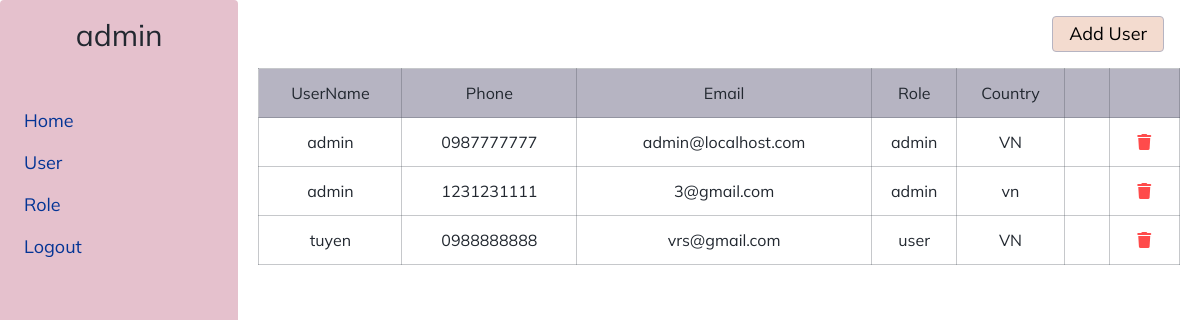
The page /user.php (signed in) on the database its author committed.
### tables this page shows
CREATE TABLE user (userID INTEGER AUTO_INCREMENT NOT NULL, username varchar (50) NOT NULL, phone varchar (20) NOT NULL, email char (50) NOT NULL, password char (100) NOT NULL, country varchar (30) NOT NULL, PRIMARY KEY (userID), UNIQUE (email));

### function/function.php (called while the page is built, shortened)
<?php
function checkPermission($permissions, $permission)
{
  return in_array($permission, $permissions);
}
?>

### user.php (the view, shortened to what this page needs)
<?php
include_once './config/Data.php';
require './function/function.php';
$data = new Data();
$connect = $data->connect();
$permissions = getPermissions($_SESSION['account']);
?>
<!DOCTYPE html>
<html lang="en">
<head>
</head>
<body>
  <div class="user">
    <?php
    include_once "./layout/navigation.php";
    ?>
    <div class="grid">
      <div class="row">
        <div class="col-12-xl col-12-lg">
          <div class="user-header">
            <?php
            if (checkPermission($permissions, 'insert-user')) {
            ?>
            <a href="?new-user" class="user-header-button">Add User</a>
            <?php
            }
            ?>
          </div>
          <?php
          if (checkPermission($permissions, 'view-user')) {
          ?>
          <table class="user-table">
            <thead>
              <tr>
                <th>UserName</th>
                <th>Phone</th>
                <th>Email</th>
                <th>Role</th>
                <th>Country</th>
                <th></th>
                <th></th>
              </tr>
            </thead>
            <tbody>
              <?php
            $sql = 'SELECT user.username, phone, email, password, roles.roles_name as roles, country
              FROM user, roles, user_role
              WHERE user_role.roleID = roles.roles
              AND user.userID = user_role.userID
              AND NOT user.email = "' . $_SESSION['account'] . '"
              ORDER BY user.username ASC';
            $statement = $connect->prepare($sql);
            $statement->execute();
            $result = $statement->fetchAll(PDO::FETCH_ASSOC);
            $str = '';
            for ($i = 0; $i <= count($result) - 1; $i++) {
              $str .= "<tr>
              <td>" . $result[$i]['username'] . "</td>
              <td>" . $result[$i]['phone'] . "</td>
              <td>" . $result[$i]['email'] . "</td>
              <td>" . $result[$i]['roles'] . "</td>
              <td>" . $result[$i]['country'] . "</td>";
              if (checkPermission($permissions, 'edit-user')) {
                $str .= "<td><a href = '?user-email=" . $result[$i]['email'] . "' class ='link-icon'>
              <i class='fi fi-sr-eye'></i></a></td>";
              }
              if (checkPermission($permissions, 'delete-user')) {
                $str .= "<td><a href = './handle/delete-user.php?email=" . $result[$i]['email'] . "' onclick = 'return showMessageDelete(this)' class = 'link-icon'>
                <i class='red-color fa-solid fa-trash'></i></a>
                </td>";
              }
              $str .= "</tr> ";
            }
            echo $str;
              ?>
            </tbody>
          </table>
          <?php } else {
            header('location: index.php');
          } ?>
        </div>
      </div>
    </div>
  </div>
</body>
</html>

### layout/navigation.php (shortened to what this page needs)
<div class="navigation">
  <h2 class="h2-heading">
    <?php
    try {
      $sql = "select username from user where email = '" . $_SESSION['account'] . "'";
      $statement = $connect->prepare($sql);
      $statement->execute();
      $result = $statement->fetch();
      echo $result[0];
    } catch (PDOException $e) {
    }
    ?>
  </h2>
  <ul class="navigation-list">
    <li class='navigation-list-item'>
      <a href='index.php' class='navigation-list-item-link'>Home</a>
    </li>
    <?php if (checkPermission($permissions, 'view-user')) {
      echo " <li class='navigation-list-item'>
          <a href='user.php' class='navigation-list-item-link'>User</a></li>";
    } ?>
    <?php if (checkPermission($permissions, 'view-role')) {
      echo " <li class='navigation-list-item'>
          <a href='role.php' class='navigation-list-item-link'>Role</a></li>";
    } ?>
    <li class="navigation-list-item">
      <a href="./handle/logout.php" class="navigation-list-item-link" onclick="return logout(this)">logout</a>
    </li>
  </ul>
</div>

### assets/css/style.css (style rules this page uses)
.grid { width: 100%; max-width: 1200px; margin: 0 auto; padding: 0 20px; box-sizing: border-box; }
.row { display: flex; flex-flow: row wrap; }
@media (min-width: 960px) and (max-width: 1200px) { .col-12-lg { box-sizing: border-box; flex-grow: 0; width: 100%; } }
@media (min-width: 1200px) { .col-12-xl { box-sizing: border-box; flex-grow: 0; width: 100%; } }
html, body, div, span, applet, object, iframe, h1, h2, h3, h4, h5, h6, p, blockquote, pre, a, abbr, acronym, address, big, cite, code, del, dfn, em, img, ins, kbd, q, s, samp, small, strike, strong, sub, sup, tt, var, b, u, i, center, dl, dt, dd, ol, ul, li, fieldset, form, label, legend, table, caption, tbody, tfoot, thead, tr, th, td, article, aside, canvas, details, embed, figure, figcaption, footer, header, hgroup, menu, nav, output, ruby, section, summary, time, mark, audio, video { margin: 0; padding: 0; border: 0; font-size: 100%; font: inherit; vertical-align: baseline; }
body { line-height: 1; }
ol, ul { list-style: none; }
table { border-collapse: collapse; border-spacing: 0; }
html { font-size: 62.5%; font-family: Mulish; }
body { box-sizing: border-box; color: #222830; }
* { box-sizing: inherit; }
.h2-heading { font-size: 3rem; font-family: "Mulish"; }
.navigation { padding: 2rem 0; width: 300px; min-height: 100vh; background: #e5c1cd; display: flex; flex-direction: column; align-items: center; border-radius: 4px; }
.navigation-list { width: 100%; padding: 3rem 0 0 16px; }
.navigation-list-item { display: block; font-size: 1.8rem; position: relative; border-radius: 24px; }
.navigation-list-item-link { padding: 12px 8px; text-decoration: none; display: block; text-transform: capitalize; color: #033495; }
.link-icon { text-decoration: none; display: inline-block; font-size: 1.6rem; color: #033495; margin: 0 12px; }
.link-icon .red-color { color: red; opacity: 0.7; }
.user { display: flex; }
.user-header { display: flex; justify-content: flex-end; padding: 16px; }
.user-header-button { text-decoration: none; font-size: 1.8rem; border: 1px solid #b6b4c2; padding: 8px 16px; background-color: #f3dbcf; color: #000; border-radius: 4px; }
.user-table { width: 100%; font-size: 1.6rem; text-align: center; max-height: 500px; overflow: auto; }
.user-table thead { width: 100%; background-color: #b6b4c2; }
.user-table thead tr th { padding: 16px 0; border: 0.5px solid rgba(67, 74, 84, 0.3); }
.user-table tbody { width: 100%; text-align: center; }
.user-table tr { width: 100%; }
.user-table tr th, .user-table tr td { text-align: center; padding: 16px 0; }
.user-table tr td { border: 0.5px solid rgba(67, 74, 84, 0.3); }

### rows shown on the page
user: username "admin"
user: username "admin", phone "0987777777", email "admin@localhost.com", roles "admin", country "VN"
user: username "admin", phone "1231231111", email "3@gmail.com", roles "admin", country "vn"
user: username "tuyen", phone "0988888888", email "vrs@gmail.com", roles "user", country "VN"
